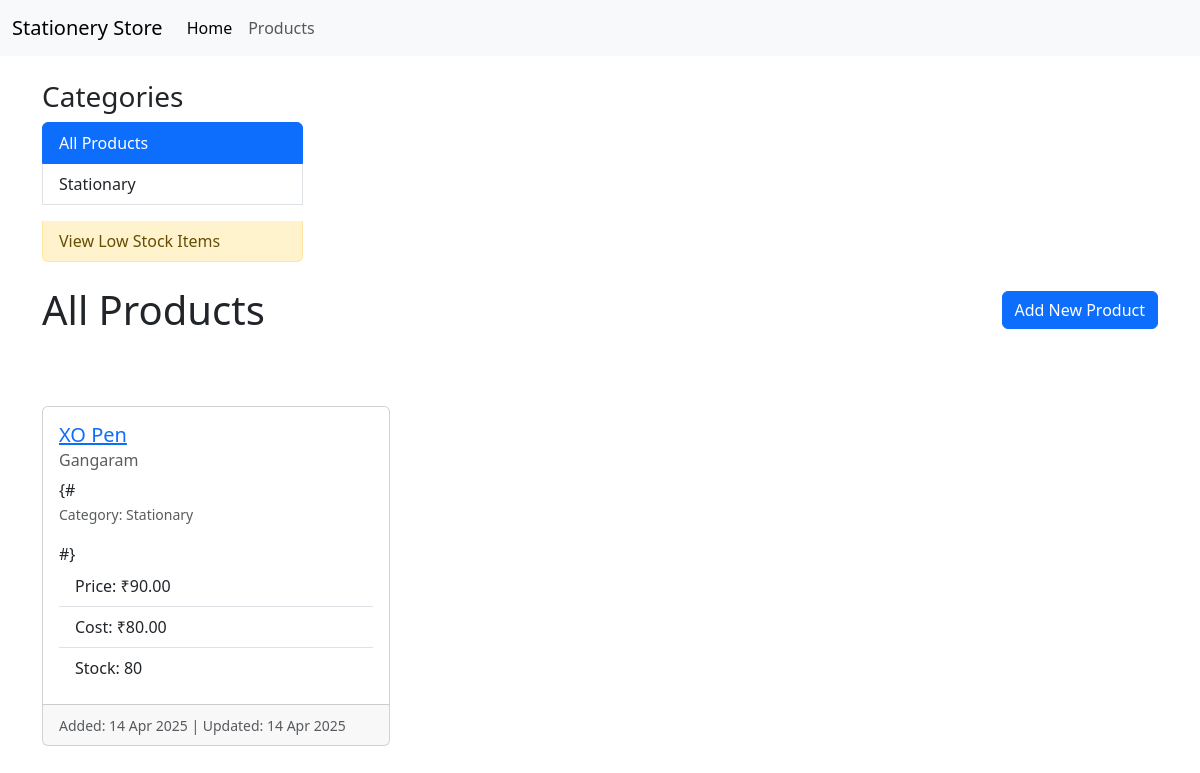
The app's page /inventory/, older data.
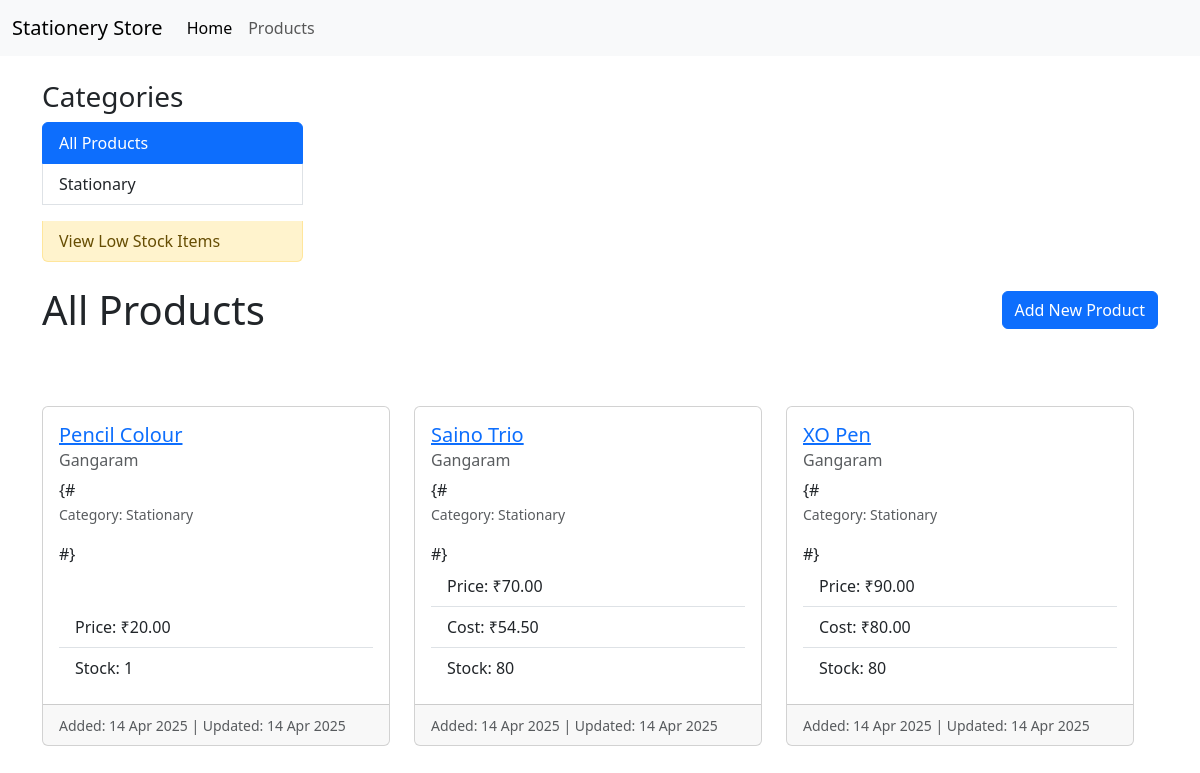
The same page, newer data.
### inventory/models.py (models this page shows, shortened)
class Category(models.Model):
    name = models.CharField(max_length=100, unique=True) # Category name must be unique
    slug = models.SlugField(max_length=110, unique=True, blank=True) # URL-friendly version of name (auto-populated later)
    class Meta:
        ordering = ('name',) # Default order categories alphabetically by name
        verbose_name = 'category' # How it appears in admin (singular)
        verbose_name_plural = 'categories' # How it appears in admin (plural)

class Product(models.Model):
    category = models.ForeignKey(Category, related_name='products', on_delete=models.SET_NULL, null=True, blank=True)
    name = models.CharField(max_length=200)
    description = models.TextField(blank=True, null=True)
    selling_price = models.DecimalField(max_digits=10, decimal_places=2)
    cost_price = models.DecimalField(max_digits=10, decimal_places=2, null=True, blank=True)
    manufacturer = models.CharField(max_length=100, blank=True, null=True)
    stock_quantity = models.IntegerField(default=0)
    low_stock_threshold = models.PositiveIntegerField(default=5, help_text="Notify when stock reaches this level or lower.") # <-- ADD THIS LINE
    created_at = models.DateTimeField(auto_now_add=True)
    updated_at = models.DateTimeField(auto_now=True)

### inventory/views.py (the view)
# urls.py: path('', views.product_list_view, name='product_list'),
def product_list_view(request, category_slug=None): # Add category_slug=None as optional argument
    categories = Category.objects.all() # Get all categories for navigation
    products = Product.objects.all() # Start with all products (add .filter(available=True) later)
    current_category = None # Initialize current_category
    if category_slug:
        current_category = get_object_or_404(Category, slug=category_slug)
        products = products.filter(category=current_category)
    products = products.order_by('name')
    context = {
        'products': products,           # The list of products (filtered or all)
        'categories': categories,       # All categories for navigation/display
        'current_category': current_category, # The specific category being viewed (or None)
    }
    return render(request, 'inventory/product_list.html', context)

### inventory/templates/inventory/product_list.html (shortened to what this page needs)
{% extends "base.html" %}
{% block content %}
  <div class="row">
    <div class="col-md-3 mb-4">
      <h3>Categories</h3>
      <div class="list-group">
        <a href="{% url 'inventory:product_list' %}"
           class="list-group-item list-group-item-action {% if not current_category %}active{% endif %}">
          All Products
        </a>
        {% for cat in categories %}
          <a href="{% url 'inventory:product_list_by_category' category_slug=cat.slug %}"
             class="list-group-item list-group-item-action {% if current_category.slug == cat.slug %}active{% endif %}">
            {{ cat.name }}
          </a>
        {% endfor %}
        <a href="{% url 'inventory:low_stock_list' %}"
           class="list-group-item list-group-item-action list-group-item-warning mt-3">
          View Low Stock Items
        </a>
      </div>
    </div>
    <div class="d-flex justify-content-between align-items-center mb-4">
        <h1 class="mb-0">
          {% if current_category %}
            {{ current_category.name }}
          {% else %}
            All Products
          {% endif %}
        </h1>
         <a href="{% url 'inventory:product_add' %}" class="btn btn-primary">
            Add New Product
         </a>
      </div>
      {% if products %}
        <div class="row row-cols-1 row-cols-md-2 row-cols-lg-3 g-4">
          {% for product in products %}
            <div class="col">
              <div class="card h-100">
                <div class="card-body d-flex flex-column">
                  <h5 class="card-title">
                    <a href="{% url 'inventory:product_detail' pk=product.pk %}">
                      {{ product.name }}
                    </a>
                  </h5>
                  {% if product.manufacturer %}
                    <h6 class="card-subtitle mb-2 text-muted">{{ product.manufacturer }}</h6>
                  {% endif %}
                  {# {% if product.category %}
                  <p class="card-text"><small class="text-muted">Category: {{ product.category.name }}</small></p>
                  {% endif %} #}
                  <ul class="list-group list-group-flush mt-auto">
                     <li class="list-group-item">Price: ₹{{ product.selling_price }}</li>
                     {% if product.cost_price %}
                       <li class="list-group-item">Cost: ₹{{ product.cost_price }}</li>
                     {% endif %}
                      <li class="list-group-item">Stock: {{ product.stock_quantity }}</li>
                  </ul>
                </div>
                <div class="card-footer">
                  <small class="text-muted">
                    Added: {{ product.created_at|date:"d M Y" }} |
                    Updated: {{ product.updated_at|date:"d M Y" }}
                  </small>
                </div>
              </div>
            </div>
          {% endfor %}
        </div>
      {% else %}
        <div class="alert alert-warning" role="alert">
          No products found in this category.
        </div>
      {% endif %}
    </div>
{% endblock %}

### templates/base.html (shortened to what this page needs)
<!doctype html>
<html lang="en">
  <head>
    <link href="https://cdn.jsdelivr.net/npm/bootstrap@5.3.5/dist/css/bootstrap.min.css" rel="stylesheet">
  </head>
  <body>
    <nav class="navbar navbar-expand-lg navbar-light bg-light mb-4">
      <div class="container-fluid">
        <a class="navbar-brand" href="#">Stationery Store</a>
        <div class="collapse navbar-collapse" id="navbarNav">
          <ul class="navbar-nav">
            <li class="nav-item">
              <a class="nav-link active" aria-current="page" href="#">Home</a>
            </li>
            <li class="nav-item">
                <a class="nav-link" href="{% url 'inventory:product_list' %}">Products</a>
              </li>
          </ul>
        </div>
      </div>
    </nav>
    <main class="container">
        {% block content %}
        {% endblock %}
      </main>
  </body>
</html>

Row changes from the older to the newer data that the page shows:
added Product: name "Pencil Colour", manufacturer "Gangaram", category.name "Stationary", selling_price "20.00", stock_quantity "1", created_at "14 Apr 2025", updated_at "14 Apr 2025"
added Product: name "Saino Trio", manufacturer "Gangaram", category.name "Stationary", selling_price "70.00", cost_price "54.50", stock_quantity "80", created_at "14 Apr 2025", updated_at "14 Apr 2025"
